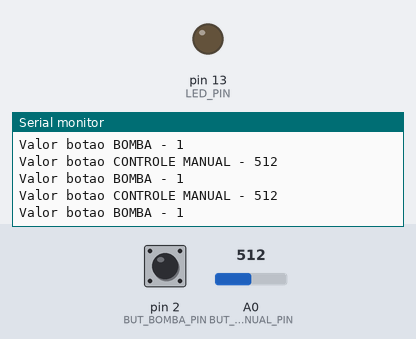
Simulated run of this sketch. Board: Arduino Uno, built with avr-gcc and run on an emulated ATmega328P. Parts: output pins drawn as LEDs (lit = HIGH), the last lines printed to the serial monitor. The inputs (shaded band) are chosen by the test bench; at power-on: A0 (BUT_CONTROLE_MANUAL_PIN) = 512, pin 2 (BUT_BOMBA_PIN) HIGH.

Above: at 1.2 s.
1.3 s: A0 (BUT_CONTROLE_MANUAL_PIN) set to 107
At 1.8 s:
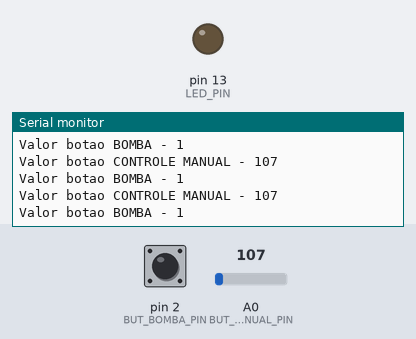
4.3 s: A0 (BUT_CONTROLE_MANUAL_PIN) set to 93
At 5.2 s:
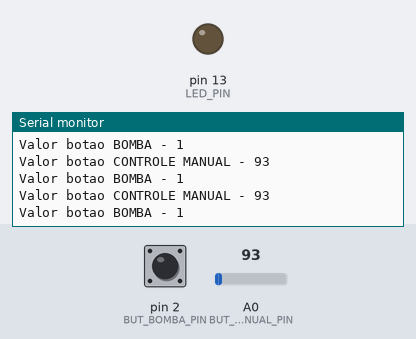
Timing chart, 0 to 7.3 s (numbered marks = the images above; inputs shaded):
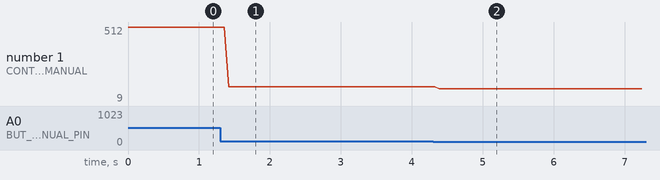

The sketch:

Testar_Botons.ino
```cpp
#define LED_PIN 13
#define BUT_CONTROLE_MANUAL_PIN A0
#define BUT_BOMBA_PIN 2

void setup() {
  // put your setup code here, to run once:
  pinMode(LED_PIN, OUTPUT);
  pinMode(BUT_CONTROLE_MANUAL_PIN, INPUT);
   pinMode(BUT_BOMBA_PIN, INPUT);
   Serial.begin(9600);
   digitalWrite(LED_PIN, LOW);
}

void loop() {
  // put your main code here, to run repeatedly:
  int butonControleManual = analogRead(BUT_CONTROLE_MANUAL_PIN);
  int butonBomba = digitalRead(BUT_BOMBA_PIN);

  Serial.print("Valor botao CONTROLE MANUAL - ");
  Serial.println(butonControleManual);
  Serial.println();
  Serial.print("Valor botao BOMBA - ");
  Serial.println(butonBomba);
  Serial.println();


  if(!butonControleManual){
   // digitalWrite(LED_PIN, HIGH);
   Serial.print("Apertei botao CONTROLE MANUAL -  ");
    Serial.println(butonControleManual);
    }
    if(!butonBomba){
    Serial.print("Apertei botao BOMBA -  ");
    Serial.println(butonBomba);
    }

 /* if(!butonDesac){
    digitalWrite(LED_PIN, HIGH);
    Serial.println(butonDesac);
    }
  if(butonDesac){
    digitalWrite(LED_PIN, LOW);
    Serial.println(butonDesac);
    }*/

}
```

Measured:
- after the input at 1.3 s, the serial monitor: prints a new line after 0.12 s (image 1)
- after the input at 4.3 s, the serial monitor: prints a new line after 0.09 s (image 2)
- plotted number 1: 512 → 107 after the input at 1.3 s, 107 → 9 after the input at 4.3 s
